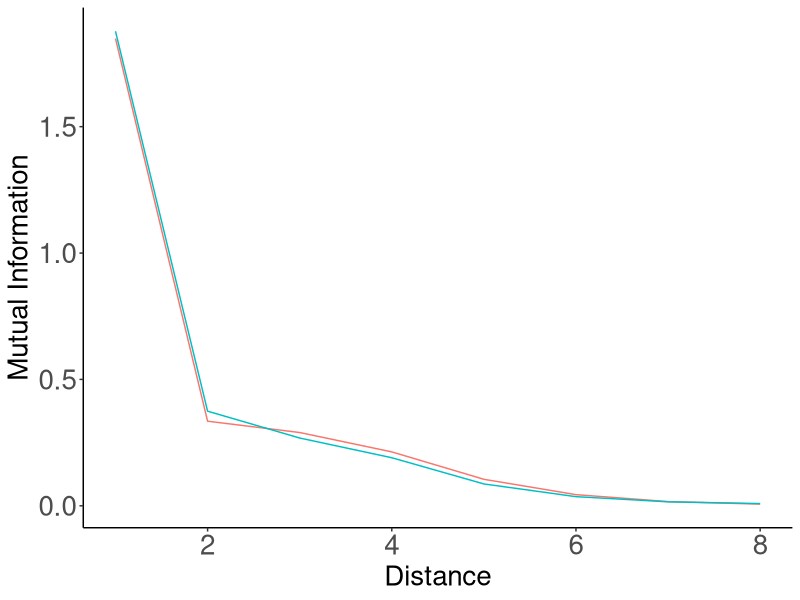
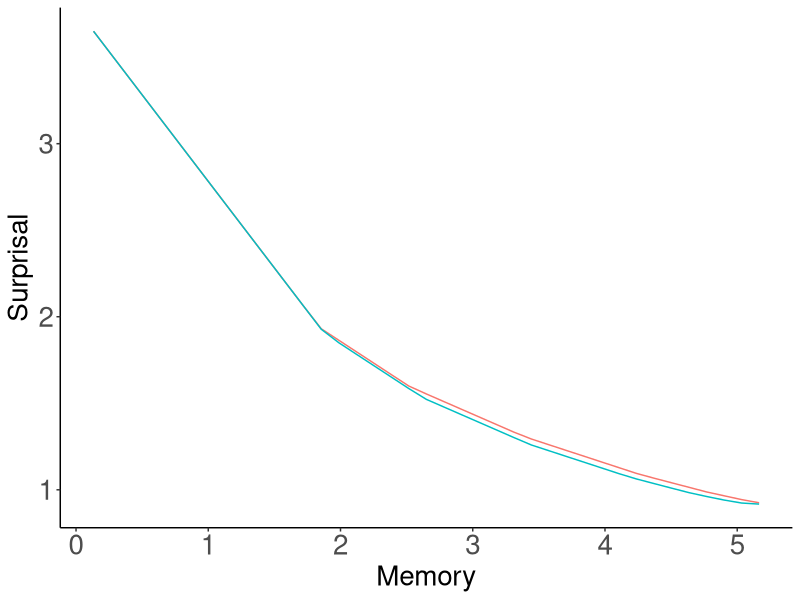
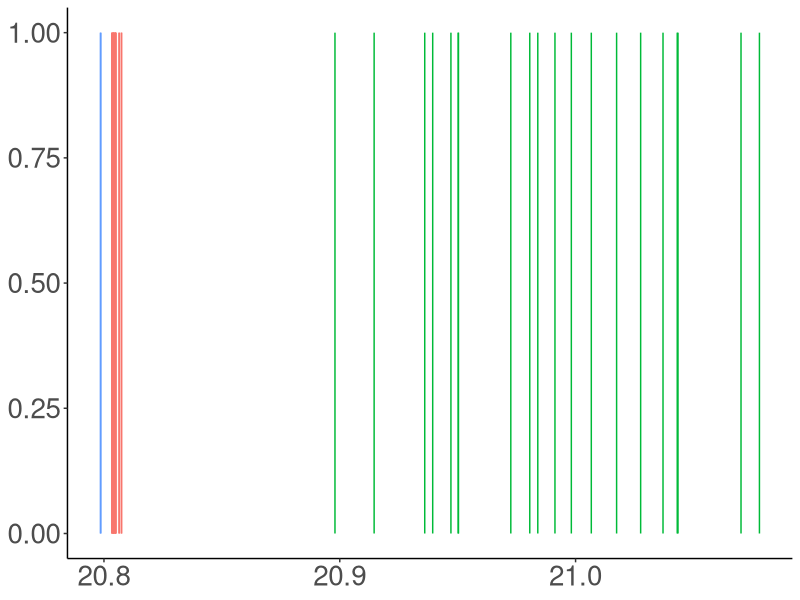
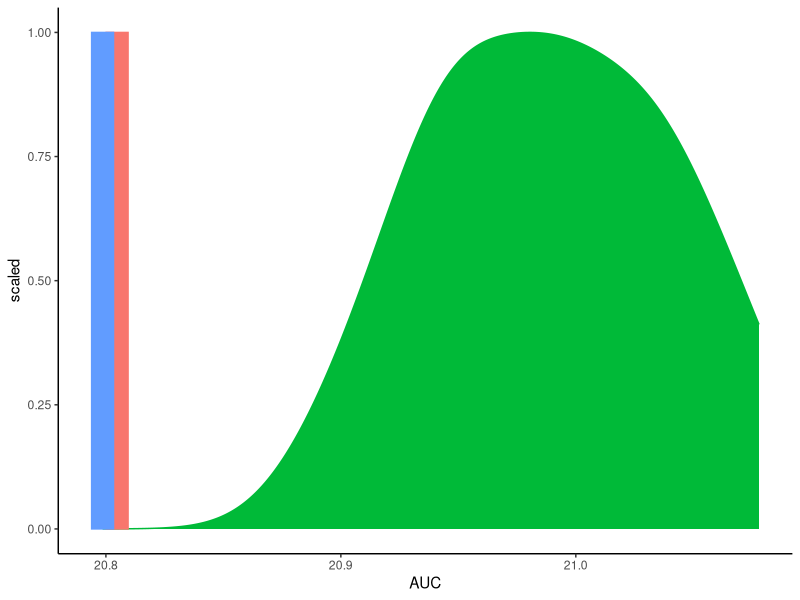

Write R code to recreate these figures, in order.
library(tidyr)
library(dplyr)
library(ggplot2)

######################################

data = read.csv("results.tsv", sep="\t")


data = data %>% filter(Script == "forWords_Japanese_RandomOrder_FormsPhonemesFull_FullData.py")

unigramCE = mean(data$UnigramCE)

data$Type = ifelse(data$Model %in% c("REAL", "RANDOM", "REVERSE"), as.character(data$Model), "Optimized")

data_ = data %>% group_by(Distance, Type) %>% summarise(MI=median(MI))
data_ = data_ %>% filter(Distance <= 7)
data_ = data_ %>% filter(Type %in% c("REAL", "RANDOM"))
plot = ggplot(data_, aes(x=1+Distance, y=MI, color=Type)) + geom_line() #size=2)
plot = plot + theme_bw()
plot = plot + xlab("Distance") + ylab("Mutual Information")
plot = plot + theme(axis.title.x=element_text(size=20), axis.title.y=element_text(size=20), axis.text = element_text(size=20))
plot = plot + theme(panel.grid.major = element_blank(), panel.grid.minor = element_blank(), panel.background = element_blank(), legend.position="none")
plot = plot + theme(axis.line = element_line(colour = "black"),
            panel.grid.major = element_blank(),
                panel.grid.minor = element_blank(),
                panel.border = element_blank(),
                    panel.background = element_blank())
ggsave(plot, file=paste("figures/Japanese-suffixes-byPhonemes-it.pdf", sep=""), height=4, width=4)




data = read.csv("results_interpolated.tsv", sep="\t")


data = data %>% filter(Script == "forWords_Japanese_RandomOrder_FormsPhonemesFull_FullData.py")

data = data %>% group_by(Type, Memory) %>% summarise(Surprisal=unigramCE-median(MI))

data_ = data %>% filter(Type %in% c("REAL", "RANDOM"))

plot = ggplot(data_, aes(x=Memory, y=Surprisal, color=Type)) + geom_line() #size=2)
plot = plot + theme_bw()
plot = plot + theme(axis.title.x=element_text(size=20), axis.title.y=element_text(size=20), axis.text = element_text(size=20))
plot = plot + theme(panel.grid.major = element_blank(), panel.grid.minor = element_blank(), panel.background = element_blank(), legend.position="none")
plot = plot + theme(axis.line = element_line(colour = "black"),
            panel.grid.major = element_blank(),
                panel.grid.minor = element_blank(),
                panel.border = element_blank(),
                    panel.background = element_blank())
ggsave(plot, file=paste("figures/Japanese-suffixes-byPhonemes-memsurp.pdf", sep=""), height=4, width=4)


######################################

data = read.csv("results_auc.tsv", sep="\t")

data = data %>% filter(Script == "forWords_Japanese_RandomOrder_FormsPhonemesFull_FullData.py")


data$Type = ifelse(data$Model %in% c("REAL", "RANDOM", "REVERSE"), as.character(data$Model), "Optimized")

data_ = data %>% filter(Type %in% c("REAL", "RANDOM", "Optimized"))


plot = ggplot(data_, aes(x=AUC, y=1, color=Type, fill=Type)) + geom_bar(stat="identity") #size=2)
plot = plot + theme_bw()
plot = plot + theme(axis.title.x=element_blank(), axis.title.y=element_blank(), axis.text = element_text(size=20))
plot = plot + theme(panel.grid.major = element_blank(), panel.grid.minor = element_blank(), panel.background = element_blank(), legend.position="none")
plot = plot + theme(axis.line = element_line(colour = "black"),
            panel.grid.major = element_blank(),
                panel.grid.minor = element_blank(),
                panel.border = element_blank(),
                    panel.background = element_blank())
ggsave(plot, file=paste("figures/Japanese-suffixes-byPhonemes-auc.pdf", sep=""), height=4, width=4)

barWidth = (max(data$AUC) - min(data$AUC))/30

plot = ggplot(data_, aes(x=AUC, fill=Type, color=Type))
plot = plot + theme_classic()
plot = plot + theme(legend.position="none")
plot = plot + geom_density(data= data_%>%filter(Type == "RANDOM"), aes(y=..scaled..)) 
plot = plot + geom_bar(data = data_ %>% filter(!(Type %in% c("RANDOM"))) %>% group_by(Type) %>% summarise(AUC=mean(AUC)) %>% mutate(y=1),  aes(y=y, group=Type), width=barWidth, stat="identity", position = position_dodge())
ggsave(plot, file=paste("figures/Japanese-suffixes-byPhonemes-auc-hist.pdf", sep=""), height=4, width=4)



